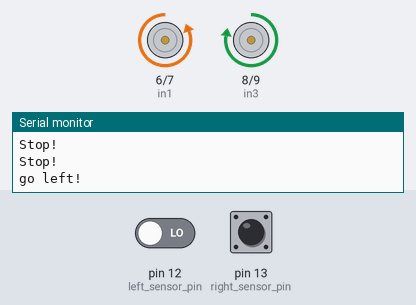
A sketch run on a simulated Arduino Uno, built with avr-gcc and run on an emulated ATmega328P. Shown: motor-driver pin pairs drawn as motors (green arrow = first pin HIGH = forward, orange = second pin HIGH = backward, longer = more drive, scaled by the enable pin), the last lines printed to the serial monitor. The inputs (shaded band) are chosen by the test bench; at power-on: pin 13 (right_sensor_pin) HIGH, pin 12 (left_sensor_pin) LOW.

Above: at 3.8 s.
3.9 s: pin 13 (right_sensor_pin) driven LOW
At 4.7 s:
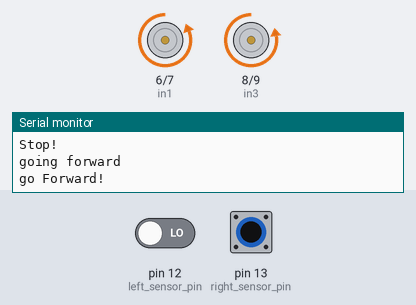
7.4 s: pin 12 (left_sensor_pin) driven HIGH
At 7.61 s:
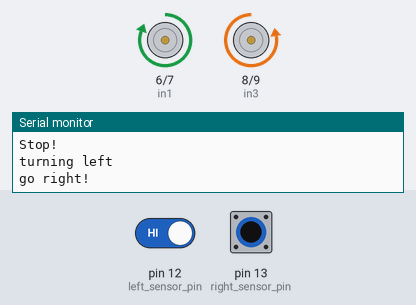
10.9 s: pin 12 (left_sensor_pin) driven LOW
At 11.42 s:
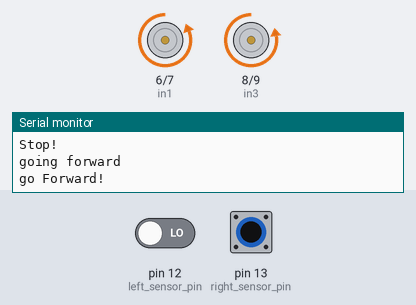
14.4 s: pin 13 (right_sensor_pin) driven HIGH
At 14.9 s:
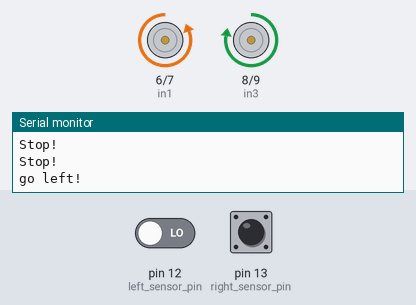
19.4 s: pin 12 (left_sensor_pin) driven HIGH and pin 13 (right_sensor_pin) driven LOW
At 20.63 s:
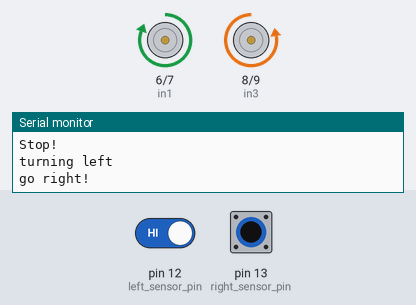
24.4 s: pin 13 (right_sensor_pin) pulsed HIGH 5 times (0.12 s each, 0.3 s apart)
At 24.79 s:
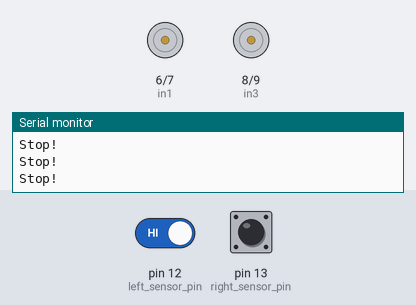
Timing chart, 0 to 27.4 s (numbered marks = the images above; inputs shaded):
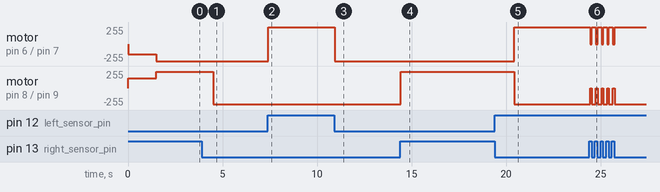

Measured:
- after the input at 3.9 s, motor on pin 8 (in3) / pin 9 (in4): forward 244/255 → backward 244/255 after 0.60 s
- after the input at 7.4 s, motor on pin 6 (in1) / pin 7 (in2): backward 255/255 → forward 255/255 at once
- after the input at 10.9 s, motor on pin 6 (in1) / pin 7 (in2): forward 255/255 → backward 255/255 at once
- after the input at 14.4 s, motor on pin 8 (in3) / pin 9 (in4): backward 244/255 → forward 244/255 at once
- after the input at 19.4 s, motor on pin 6 (in1) / pin 7 (in2): backward 255/255 → forward 255/255 after 1.0 s; motor on pin 8 (in3) / pin 9 (in4): forward 244/255 → backward 244/255 after 1.0 s

The sketch:

lineFollower.ino
```cpp
/*

The motor controller is connected to Pins 6 to 9
pin 6 and 7 for Motor A
pin 8 and 9 for Motor B

*/


 /*Initialize variables*/

// PWM pins. DO NOT TOUCH
 #define enA 10
 #define enB 11

 const int turn_delay = 100;

 int speedSet = 150; // primary speed control variable. Range: 100 to 255.

const int right_sensor_pin =13;
const int left_sensor_pin = 12;

int left_sensor_state;
int right_sensor_state;

int in1 = 6;
int in2 = 7;
int in3 = 8;
int in4 = 9;


 /*Define functions for motor movement*/
void _mBackward()
  {
     digitalWrite(in1,HIGH);
     digitalWrite(in2,LOW);
     digitalWrite(in3,HIGH);
     digitalWrite(in4,LOW);
     Serial.println("go back!");
  }

void _mForward()
  {
     digitalWrite(in1,LOW);
     digitalWrite(in2,HIGH);
     digitalWrite(in3,LOW );
     digitalWrite(in4,HIGH);
     Serial.println("go Forward!");
  }

void _mLeft()
  {
     digitalWrite(in1,LOW);
     digitalWrite(in2,HIGH);
     digitalWrite(in3,HIGH);
     digitalWrite(in4,LOW);
     Serial.println("go left!");
  }

void _mRight()
  {
     digitalWrite(in1,HIGH);
     digitalWrite(in2,LOW);
     digitalWrite(in3,LOW);
     digitalWrite(in4,HIGH);
     Serial.println("go right!");
  }
void _mStop()
  {
     digitalWrite(in1,LOW);
     digitalWrite(in2,LOW);
     digitalWrite(in3,LOW);
     digitalWrite(in4,LOW);
     Serial.println("Stop!");
  }


void setup()
{
  Serial.begin(9600);
  pinMode(enA,OUTPUT);
  pinMode(in1,OUTPUT);
  pinMode(in2,OUTPUT);
  pinMode(in3,OUTPUT);
  pinMode(in4,OUTPUT);
  pinMode(right_sensor_state, INPUT);
 // dont really frickin need this piece: pinMode(LED,OUTPUT);

  _mStop();
}

void loop() //main commands to move motor or show brake light
{

    analogWrite(enA, speedSet);
    analogWrite(enB, speedSet);

   left_sensor_state = digitalRead(left_sensor_pin);
    right_sensor_state = digitalRead(right_sensor_pin);


    if(right_sensor_state == LOW && left_sensor_state == HIGH)
    {
      Serial.println("turning left");

     _mRight();
      delay(turn_delay);

     }
    if(right_sensor_state ==HIGH && left_sensor_state == LOW)
    {
      speedSet = 500;
      _mStop();
      _mLeft();
      delay(1500);
      _mStop();
    }

    if(right_sensor_state == LOW && left_sensor_state == LOW)
      {
        Serial.println("going forward");
        _mForward();
       delay(turn_delay);
      }

    if(right_sensor_state == HIGH && left_sensor_state == HIGH)
    {
      _mStop();
    }
    else
    {
      _mStop();
    }

}
```
